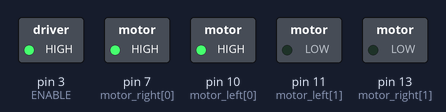
Bench run of a sketch on a simulated Arduino Uno, built with avr-gcc and run on an emulated ATmega328P. On the bench: switched loads named in the sketch (green lamp = pin HIGH). Dashed ring = blinking.

Above: at 0.2 s.
Timing chart, 0 to 3.0 s (numbered marks = the images above):
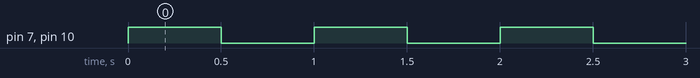

Measured:
- by itself, pin 7 (motor_right[0]), pin 10 (motor_left[0]): alternates HIGH for 0.50 s and LOW for 0.50 s

The sketch:

drive_test_basic.ino
```cpp
int motor_right[] = {7,  13};
int motor_left[] = {10, 11};
int ENABLE = 3;
int reverse;


void setup()
{
    Serial.begin(9600);


  // Setup motors
  int i;
  for(i = 0; i < 2; i++){
    pinMode(motor_left[i], OUTPUT);
    pinMode(motor_right[i], OUTPUT);
  }
  pinMode(ENABLE, OUTPUT);
   digitalWrite(ENABLE, HIGH);//half motor speed
}

void loop()
{
  drive_forward();
  delay(500);

  motor_stop();
  delay(500);
}

void motor_stop(){
  digitalWrite(motor_left[0], LOW);
  digitalWrite(motor_left[1], LOW);

  digitalWrite(motor_right[0], LOW);
  digitalWrite(motor_right[1], LOW);

}

void drive_forward(){
  digitalWrite(motor_left[0], HIGH^reverse);
  digitalWrite(motor_left[1], LOW^reverse);

  digitalWrite(motor_right[0], HIGH^reverse);
  digitalWrite(motor_right[1], LOW^reverse);
}

void drive_backward(){
  digitalWrite(motor_left[0], LOW^reverse);
  digitalWrite(motor_left[1], HIGH^reverse);

  digitalWrite(motor_right[0], LOW^reverse);
  digitalWrite(motor_right[1], HIGH^reverse);
}

void turn_left(){
  digitalWrite(motor_left[0], LOW^reverse);
  digitalWrite(motor_left[1], HIGH^reverse);

  digitalWrite(motor_right[0], HIGH^reverse);
  digitalWrite(motor_right[1], LOW^reverse);
}

void turn_right(){
  digitalWrite(motor_left[0], HIGH^reverse);
  digitalWrite(motor_left[1], LOW^reverse);

  digitalWrite(motor_right[0], LOW^reverse);
  digitalWrite(motor_right[1], HIGH^reverse);
}

void left_only(){
  digitalWrite(motor_left[0], LOW);
  digitalWrite(motor_left[1], LOW);

  digitalWrite(motor_right[0], HIGH);
  digitalWrite(motor_right[1], LOW);
}

void right_only(){
  digitalWrite(motor_left[0], HIGH);
  digitalWrite(motor_left[1], LOW);

  digitalWrite(motor_right[0], LOW);
  digitalWrite(motor_right[1], LOW);
}
```
